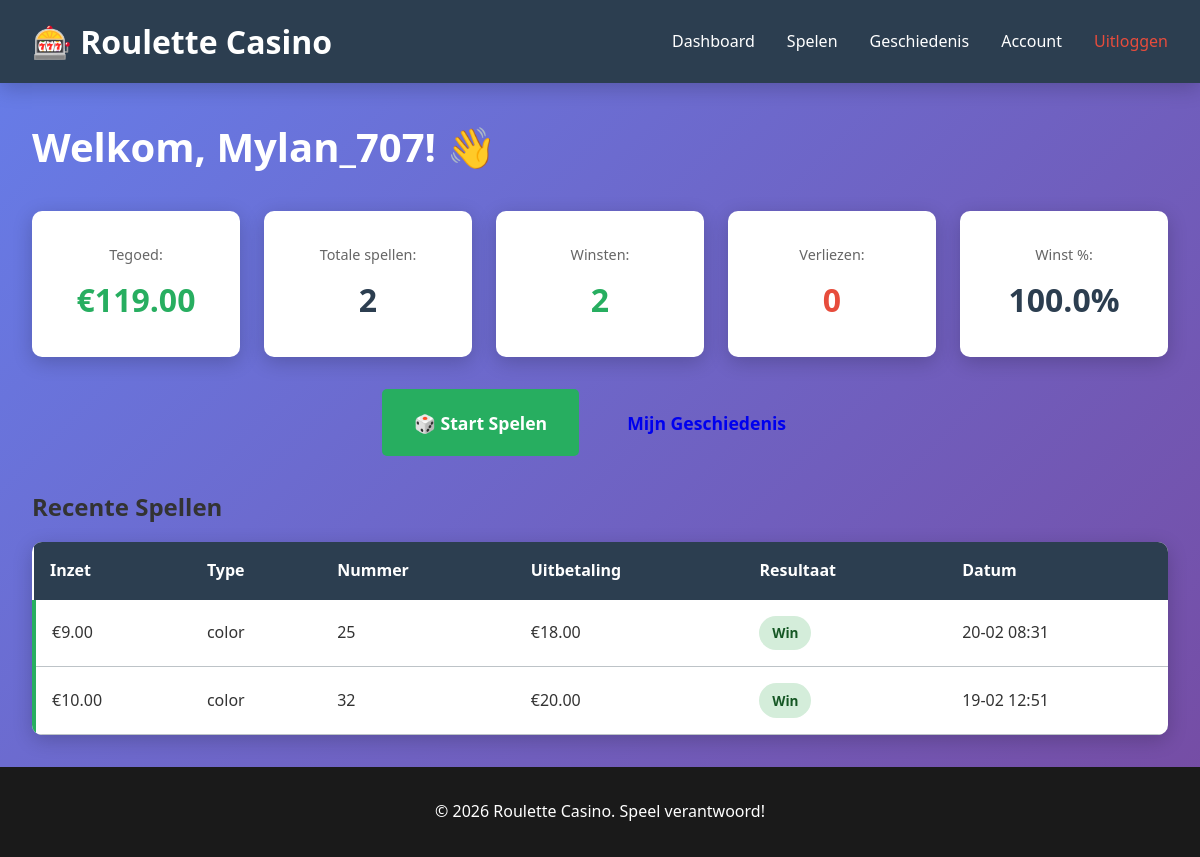
The page /dashboard (signed in) on the database its author committed.
### nseroulette.py (models this page shows, shortened)
class User(db.Model):
    id = db.Column(db.Integer, primary_key=True)
    email = db.Column(db.String(120), unique=True, nullable=False)
    username = db.Column(db.String(80), unique=True, nullable=False)
    password = db.Column(db.String(255), nullable=False)
    currency = db.Column(db.Float, default=100.0)
    created_at = db.Column(db.DateTime, default=datetime.utcnow)
    updated_at = db.Column(db.DateTime, default=datetime.utcnow, onupdate=datetime.utcnow)
    games = db.relationship('GameRound', backref='player', lazy=True, cascade='all, delete-orphan')

class GameRound(db.Model):
    id = db.Column(db.Integer, primary_key=True)
    user_id = db.Column(db.Integer, db.ForeignKey('user.id'), nullable=False)
    bet_amount = db.Column(db.Float, nullable=False)
    bet_type = db.Column(db.String(50), nullable=False)  # 'number', 'color', 'odd/even', etc.
    bet_value = db.Column(db.String(50), nullable=False)  # '17', 'red', 'odd', etc.
    winning_number = db.Column(db.Integer, nullable=False)
    result = db.Column(db.String(10), nullable=False)  # 'win' or 'lose'
    payout = db.Column(db.Float, default=0.0)
    created_at = db.Column(db.DateTime, default=datetime.utcnow)

### nseroulette.py (the view)
@app.route('/dashboard')
@login_required
def dashboard():
    user = User.query.get(session['user_id'])
    recent_games = GameRound.query.filter_by(user_id=session['user_id']).order_by(GameRound.created_at.desc()).limit(5).all()
    stats = {
        'total_games': GameRound.query.filter_by(user_id=session['user_id']).count(),
        'wins': GameRound.query.filter_by(user_id=session['user_id'], result='win').count(),
        'losses': GameRound.query.filter_by(user_id=session['user_id'], result='lose').count(),
    }
    if stats['total_games'] > 0:
        stats['win_rate'] = round((stats['wins'] / stats['total_games']) * 100, 2)
    else:
        stats['win_rate'] = 0
    return render_template('dashboard.html', user=user, recent_games=recent_games, stats=stats)

### nseroulette.py (called while the page is built)
def login_required(f):
    @wraps(f)
    def decorated_function(*args, **kwargs):
        if 'user_id' not in session:
            return redirect(url_for('login'))
        return f(*args, **kwargs)
    return decorated_function

### templates/dashboard.html (shortened to what this page needs)
{% extends "base.html" %}
{% block content %}
<div class="dashboard">
    <h1>Welkom, {{ user.username }}! 👋</h1>
    <div class="dashboard-grid">
        <div class="stats-card">
            <div class="stat-item">
                <span class="stat-label">Tegoed:</span>
                <span class="stat-value balance">€{{ "%.2f"|format(user.currency) }}</span>
            </div>
        </div>
        <div class="stats-card">
            <div class="stat-item">
                <span class="stat-label">Totale spellen:</span>
                <span class="stat-value">{{ stats.total_games }}</span>
            </div>
        </div>
        <div class="stats-card">
            <div class="stat-item">
                <span class="stat-label">Winsten:</span>
                <span class="stat-value wins">{{ stats.wins }}</span>
            </div>
        </div>
        <div class="stats-card">
            <div class="stat-item">
                <span class="stat-label">Verliezen:</span>
                <span class="stat-value losses">{{ stats.losses }}</span>
            </div>
        </div>
        <div class="stats-card">
            <div class="stat-item">
                <span class="stat-label">Winst %:</span>
                <span class="stat-value">{{ stats.win_rate }}%</span>
            </div>
        </div>
    </div>
    <div class="actions">
        <a href="{{ url_for('game') }}" class="btn btn-large btn-success">🎲 Start Spelen</a>
        <a href="{{ url_for('history') }}" class="btn btn-large">Mijn Geschiedenis</a>
    </div>
    {% if recent_games %}
    <div class="recent-games">
        <h2>Recente Spellen</h2>
        <table class="games-table">
            <thead>
                <tr>
                    <th>Inzet</th>
                    <th>Type</th>
                    <th>Nummer</th>
                    <th>Uitbetaling</th>
                    <th>Resultaat</th>
                    <th>Datum</th>
                </tr>
            </thead>
            <tbody>
                {% for game in recent_games %}
                <tr class="result-{{ game.result }}">
                    <td>€{{ "%.2f"|format(game.bet_amount) }}</td>
                    <td>{{ game.bet_type }}</td>
                    <td>{{ game.winning_number }}</td>
                    <td>€{{ "%.2f"|format(game.payout) }}</td>
                    <td><span class="badge badge-{{ game.result }}">{{ 'Win' if game.result == 'win' else 'Verlies' }}</span></td>
                    <td>{{ game.created_at.strftime('%d-%m %H:%M') }}</td>
                </tr>
                {% endfor %}
            </tbody>
        </table>
    </div>
    {% endif %}
</div>
{% endblock %}

### static/css/style.css (style rules this page uses)
* { margin: 0; padding: 0; box-sizing: border-box; }
:root { --primary-color: #2c3e50; --success-color: #27ae60; --danger-color: #e74c3c; --warning-color: #f39c12; --info-color: #3498db; --dark-color: #1a1a1a; --light-color: #ecf0f1; --border-color: #bdc3c7; --shadow: 0 2px 10px rgba(0, 0, 0, 0.1); --shadow-lg: 0 5px 20px rgba(0, 0, 0, 0.2); --transition: all 0.3s ease; }
body { font-family: 'Segoe UI', Tahoma, Geneva, Verdana, sans-serif; background: linear-gradient(135deg, #667eea 0%, #764ba2 100%); color: #333; line-height: 1.6; min-height: 100vh; display: flex; flex-direction: column; }
html { scroll-behavior: smooth; }
.btn { padding: 0.8rem 1.5rem; border: none; border-radius: 5px; cursor: pointer; font-size: 1rem; font-weight: 600; transition: var(--transition); text-decoration: none; display: inline-block; }
.btn-success { background: var(--success-color); color: white; }
.btn-large { padding: 1.2rem 2rem; font-size: 1.1rem; }
.dashboard { animation: fadeIn 0.5s ease; }
.dashboard h1 { margin-bottom: 2rem; color: white; font-size: 2.5rem; }
.dashboard-grid { display: grid; grid-template-columns: repeat(auto-fit, minmax(200px, 1fr)); gap: 1.5rem; margin-bottom: 2rem; }
.stats-card { background: white; padding: 2rem; border-radius: 10px; box-shadow: var(--shadow-lg); text-align: center; }
.stat-item { display: flex; flex-direction: column; gap: 0.5rem; }
.stat-label { font-size: 0.9rem; color: #666; font-weight: 500; }
.stat-value { font-size: 2rem; font-weight: bold; color: var(--primary-color); }
.stat-value.balance { color: var(--success-color); }
.stat-value.wins { color: var(--success-color); }
.stat-value.losses { color: var(--danger-color); }
.actions { display: flex; gap: 1rem; margin-bottom: 2rem; justify-content: center; }
.games-table { width: 100%; border-collapse: collapse; background: white; border-radius: 10px; overflow: hidden; box-shadow: var(--shadow-lg); margin-top: 1rem; }
.games-table thead { background: var(--primary-color); color: white; }
.games-table th { padding: 1rem; text-align: left; font-weight: 600; }
.games-table td { padding: 1rem; border-bottom: 1px solid var(--border-color); }
.games-table tbody tr.result-win { border-left: 4px solid var(--success-color); }
.badge { display: inline-block; padding: 0.4rem 0.8rem; border-radius: 20px; font-size: 0.85rem; font-weight: 600; }
.badge-win { background: #d4edda; color: #155724; }

### rows shown on the page
User: username "Mylan_707", currency "119.00"
GameRound: bet_amount "9.00", bet_type "color", winning_number "25", payout "18.00", result "Win", created_at "20-02 08:31"
GameRound: bet_amount "10.00", bet_type "color", winning_number "32", payout "20.00", result "Win", created_at "19-02 12:51"

### other values the page prints
{{ stats.total_games }} "2"
{{ stats.wins }} "2"
{{ stats.losses }} "0"
{{ stats.win_rate }} "100.0"
